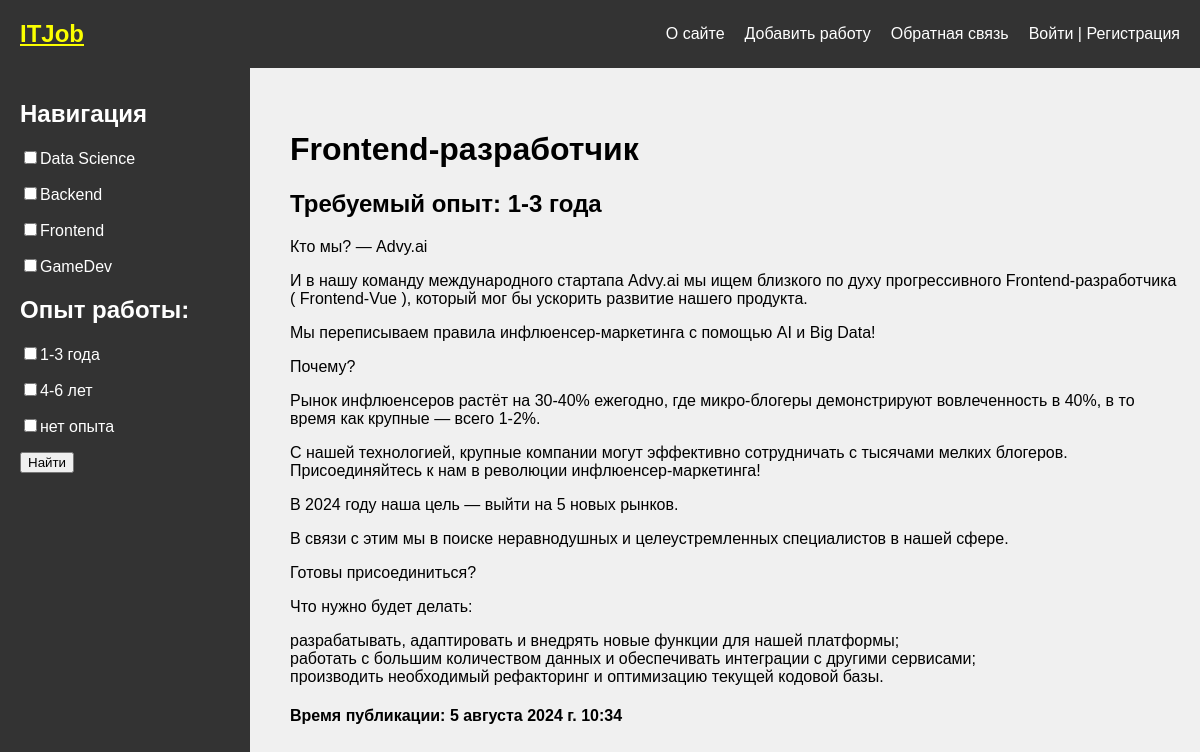
/post/Frontend-dev/, run on the app's committed database.
### vacancies/models.py (models this page shows, shortened)
class Specification(models.Model):
    name = models.CharField(max_length=100,db_index=True)
    slug = models.SlugField(max_length=100)

class Experience(models.Model):
    exp=models.CharField(max_length=100)
    slug=models.SlugField(max_length=100)
    def __str__(self) -> str:
        return self.exp

class Job(models.Model):
    title = models.CharField(max_length=255, verbose_name='Специальность')
    slug=models.SlugField(max_length=255,unique=True,db_index=True,default='',verbose_name='URL')
    description = models.TextField(blank=True,verbose_name='Описание')
    time_create=models.DateTimeField(auto_now_add=True)
    time_update=models.DateTimeField(auto_now=True)
    specification = models.ForeignKey('Specification',on_delete= models.PROTECT,verbose_name='Квалификация')
    tags = models.ForeignKey('Experience',null=True,on_delete= models.PROTECT,related_name='tags',verbose_name='Опыт работы')
    author = models.ForeignKey(get_user_model(),on_delete=models.SET_NULL,related_name='posts',null=True,default=None)

### vacancies/views.py (the view)
# urls.py: path('post/<slug:job_slug>/',show_job,name='job'),
def show_job(request,job_slug):
    post = get_object_or_404(Job,slug = job_slug)
    data={
        'title':post.title,
        'menu':menu,
        "post":post,
    }
    return render(request,'vacancies/job.html',data)

### users/context_processors.py (called while the page is built)
def get_main_context(request):
    return {'mainmenu':menu}

### vacancies/templatetags/vacancies_tags.py (called while the page is built)
@register.inclusion_tag('vacancies/list_categories.html')
def show_categories():
    cats = Specification.objects.all()
    exp = Experience.objects.all()
    return {'cats':cats, 'exp': exp}

@register.simple_tag()
def get_menu():
    return menu

### vacancies/templates/vacancies/job.html (shortened to what this page needs)
{%extends 'base.html'%}
{%block content%}
<h1>{{post.title}}</h1>
<p><h2>Требуемый опыт: {{post.tags}}</h2></p>
<p>{{post.description|linebreaks}}</p>
<h4>Время публикации: {{post.time_create}}</h4>
</div>
{%endblock%}

### vacancies/templates/vacancies/list_categories.html (shortened to what this page needs)
<form action="{% url 'sorting' %}" method="post">
    {%for c in cats %}
    <input type="checkbox" name="checkbox_{{c.id}}"><label for= 'id_{{c.id}}'>{{c.name}}</label> <p></p>
    {%endfor%}
    <h2>Опыт работы:</h2>
    {%for c in exp %}
    <input type="checkbox" name="tags_{{c.id}}"><label for= 'id_{{c.id}}'>{{c.exp}}</label> <p></p>
    {%endfor%}
    <p>
    <button type="submit" name="action">Найти</button></p>
</form>

### vacancies/static/vacancies/css/style.css (style rules this page uses)
body { font-family: Arial, sans-serif; background-color: #f0f0f0; margin: 0; padding: 0; display: flex; flex-direction: column; }
.sidebar h2 { font-size: 1.5em; margin-bottom: 20px; }

### data on the page
Specification: name "Data Science"
Specification: name "Backend"
Specification: name "Frontend"
Specification: name "GameDev"
Experience: exp "1-3 года"
Experience: exp "4-6 лет"
Experience: exp "нет опыта"
Job: title "Frontend-разработчик", tags "1-3 года", description "Кто мы? — Advy.ai И в нашу команду международного стартапа Advy.ai мы ищем близкого по духу прогрессивного Frontend-разработчика ( Frontend-Vue ), который мог бы ускорить развитие нашего продукта. Мы переписываем правила инфлюенсер-маркетинга с помощью AI и Big Data! Почему? Рынок инфлюенсеров растёт на 30-40% ежегодно, где микро-блогеры демонстрируют вовлеченность в 40%, в то время как крупные — всего 1-2%. С нашей технологией, крупные компании могут эффективно сотрудничать с тысячами мелких блогеров. Присоединяйтесь к нам в революции инфлюенсер-маркетинга! В 2024 году наша цель — выйти на 5 новых рынков. В связи с этим мы в поиске неравнодушных и целеустремленных специалистов в нашей…", time_create "5 августа 2024 г. 10:34"

### other printed values
{{ m.title }} "О сайте" "Добавить работу" "Обратная связь"
